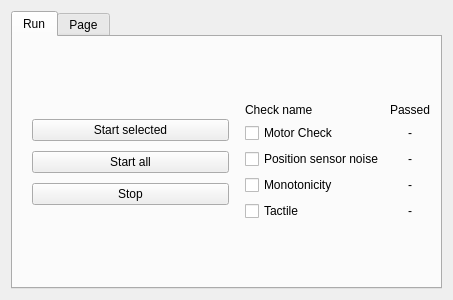
<?xml version="1.0" encoding="UTF-8"?>
<ui version="4.0">
 <class>Health Check</class>
 <widget class="QWidget" name="Health Check">
  <property name="geometry">
   <rect>
    <x>0</x>
    <y>0</y>
    <width>453</width>
    <height>300</height>
   </rect>
  </property>
  <property name="windowTitle">
   <string>Health Check</string>
  </property>
  <layout class="QGridLayout" name="gridLayout">
   <item row="0" column="0">
    <widget class="QTabWidget" name="tabWidget">
     <property name="currentIndex">
      <number>0</number>
     </property>
     <widget class="QWidget" name="tab_run">
      <property name="sizePolicy">
       <sizepolicy hsizetype="Maximum" vsizetype="Preferred">
        <horstretch>0</horstretch>
        <verstretch>0</verstretch>
       </sizepolicy>
      </property>
      <property name="maximumSize">
       <size>
        <width>16777215</width>
        <height>521</height>
       </size>
      </property>
      <attribute name="title">
       <string>Run</string>
      </attribute>
      <layout class="QHBoxLayout" name="horizontalLayout_3">
       <item>
        <layout class="QGridLayout" name="gridLayout_2">
         <item row="2" column="0">
          <layout class="QVBoxLayout" name="verticalLayout_3">
           <item>
            <layout class="QVBoxLayout" name="verticalLayout_2">
             <item>
              <layout class="QVBoxLayout" name="verticalLayout">
               <property name="spacing">
                <number>10</number>
               </property>
               <property name="leftMargin">
                <number>10</number>
               </property>
               <property name="topMargin">
                <number>10</number>
               </property>
               <property name="rightMargin">
                <number>10</number>
               </property>
               <property name="bottomMargin">
                <number>10</number>
               </property>
               <item>
                <widget class="QPushButton" name="button_start_selected">
                 <property name="toolTip">
                  <string>&lt;html&gt;&lt;head/&gt;&lt;body&gt;&lt;p&gt;Starts selected tests to be executed&lt;/p&gt;&lt;/body&gt;&lt;/html&gt;</string>
                 </property>
                 <property name="text">
                  <string>Start selected</string>
                 </property>
                </widget>
               </item>
               <item>
                <widget class="QPushButton" name="button_start_all">
                 <property name="toolTip">
                  <string>&lt;html&gt;&lt;head/&gt;&lt;body&gt;&lt;p&gt;Starts all tests to be executed.&lt;/p&gt;&lt;/body&gt;&lt;/html&gt;</string>
                 </property>
                 <property name="text">
                  <string>Start all</string>
                 </property>
                </widget>
               </item>
               <item>
                <widget class="QPushButton" name="button_stop">
                 <property name="text">
                  <string>Stop</string>
                 </property>
                </widget>
               </item>
              </layout>
             </item>
            </layout>
           </item>
          </layout>
         </item>
         <item row="2" column="1">
          <layout class="QGridLayout" name="gridLayout_3">
           <item row="1" column="1" alignment="Qt::AlignHCenter">
            <widget class="QLabel" name="passed_motor">
             <property name="sizePolicy">
              <sizepolicy hsizetype="Minimum" vsizetype="Minimum">
               <horstretch>0</horstretch>
               <verstretch>0</verstretch>
              </sizepolicy>
             </property>
             <property name="text">
              <string>-</string>
             </property>
            </widget>
           </item>
           <item row="1" column="0">
            <widget class="QCheckBox" name="checkbox_motor">
             <property name="sizePolicy">
              <sizepolicy hsizetype="Minimum" vsizetype="Maximum">
               <horstretch>0</horstretch>
               <verstretch>0</verstretch>
              </sizepolicy>
             </property>
             <property name="text">
              <string>Motor Check</string>
             </property>
             <property name="checked">
              <bool>false</bool>
             </property>
            </widget>
           </item>
           <item row="2" column="0">
            <widget class="QCheckBox" name="checkbox_position_sensor">
             <property name="sizePolicy">
              <sizepolicy hsizetype="Minimum" vsizetype="Maximum">
               <horstretch>0</horstretch>
               <verstretch>0</verstretch>
              </sizepolicy>
             </property>
             <property name="text">
              <string>Position sensor noise</string>
             </property>
            </widget>
           </item>
           <item row="3" column="1" alignment="Qt::AlignHCenter">
            <widget class="QLabel" name="passed_monotonicity">
             <property name="text">
              <string>-</string>
             </property>
            </widget>
           </item>
           <item row="2" column="1" alignment="Qt::AlignHCenter">
            <widget class="QLabel" name="passed_position_sensor">
             <property name="text">
              <string>-</string>
             </property>
            </widget>
           </item>
           <item row="0" column="1">
            <widget class="QLabel" name="label_4">
             <property name="sizePolicy">
              <sizepolicy hsizetype="Maximum" vsizetype="Maximum">
               <horstretch>0</horstretch>
               <verstretch>0</verstretch>
              </sizepolicy>
             </property>
             <property name="text">
              <string>Passed</string>
             </property>
            </widget>
           </item>
           <item row="0" column="0">
            <widget class="QLabel" name="label_3">
             <property name="sizePolicy">
              <sizepolicy hsizetype="Maximum" vsizetype="Maximum">
               <horstretch>0</horstretch>
               <verstretch>0</verstretch>
              </sizepolicy>
             </property>
             <property name="text">
              <string>Check name</string>
             </property>
            </widget>
           </item>
           <item row="3" column="0">
            <widget class="QCheckBox" name="checkbox_monotonicity">
             <property name="text">
              <string>Monotonicity</string>
             </property>
            </widget>
           </item>
           <item row="4" column="0">
            <widget class="QCheckBox" name="checkbox_tactile">
             <property name="text">
              <string>Tactile</string>
             </property>
            </widget>
           </item>
           <item row="4" column="1" alignment="Qt::AlignHCenter">
            <widget class="QLabel" name="passed_tactile">
             <property name="text">
              <string>-</string>
             </property>
            </widget>
           </item>
          </layout>
         </item>
        </layout>
       </item>
      </layout>
     </widget>
     <widget class="QWidget" name="tab">
      <attribute name="title">
       <string>Page</string>
      </attribute>
      <layout class="QVBoxLayout" name="verticalLayout_5">
       <item>
        <layout class="QVBoxLayout" name="verticalLayout_4">
         <item>
          <layout class="QHBoxLayout" name="horizontalLayout_2">
           <item>
            <layout class="QFormLayout" name="formLayout">
             <item row="0" column="0">
              <widget class="QLabel" name="dateLabel">
               <property name="text">
                <string>Date:</string>
               </property>
              </widget>
             </item>
             <item row="0" column="1">
              <widget class="QComboBox" name="combobox_date"/>
             </item>
            </layout>
           </item>
           <item>
            <layout class="QFormLayout" name="formLayout_2">
             <item row="0" column="0">
              <widget class="QLabel" name="checkLabel">
               <property name="text">
                <string>Check:</string>
               </property>
              </widget>
             </item>
             <item row="0" column="1">
              <widget class="QComboBox" name="combobox_check"/>
             </item>
            </layout>
           </item>
          </layout>
         </item>
         <item>
          <widget class="QTreeWidget" name="treeWidget">
           <column>
            <property name="text">
             <string notr="true">1</string>
            </property>
           </column>
          </widget>
         </item>
        </layout>
       </item>
      </layout>
     </widget>
    </widget>
   </item>
  </layout>
 </widget>
 <resources/>
 <connections/>
</ui>
